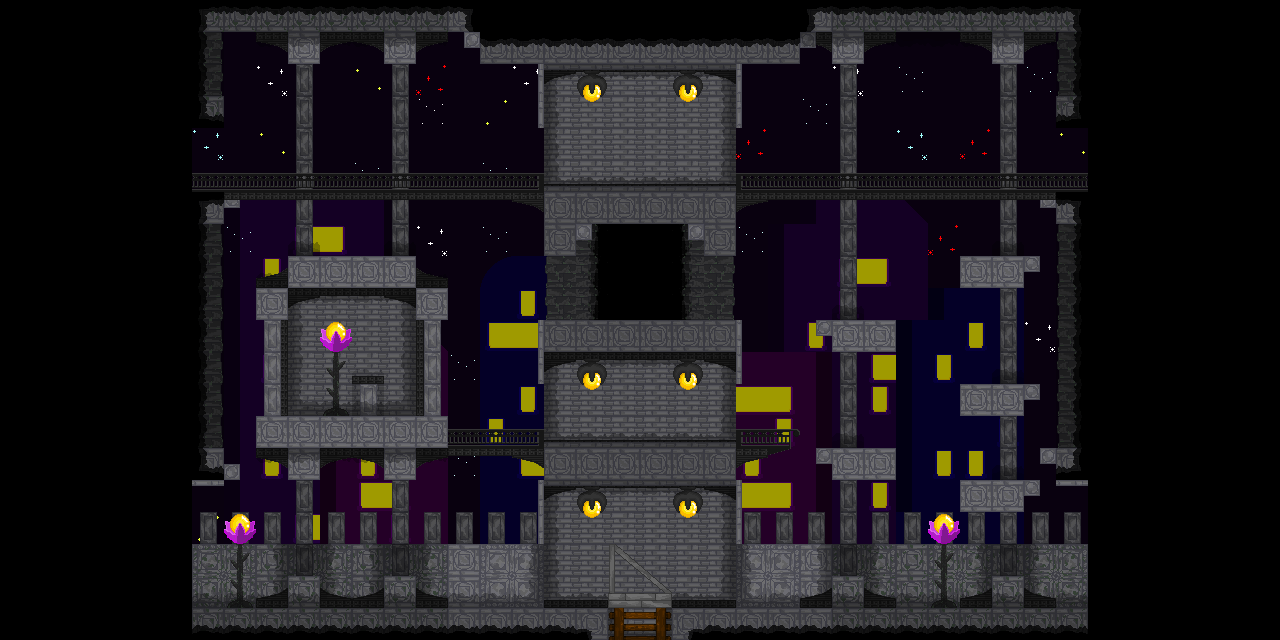

Tiled map render using the project's own tile images. Description and the map definition, with tile-layer contents summarised, below:
An orthogonal 40x20 tile map with 32x32 px tiles, 13 tile layers (Sky, Houses Back, Houses, Blacker BG, ...), 1 hidden layer not drawn, 2 tilesets and 29 objects (spawn, spawn2, spawn3).

<map version="1.2" tiledversion="1.3.5" orientation="orthogonal" renderorder="left-up" width="40" height="20" tilewidth="32" tileheight="32" infinite="0" nextlayerid="16" nextobjectid="45">
 <editorsettings>
  <export target="thirdFloorThirdRoom.json" format="json" />
 </editorsettings>
 <tileset firstgid="1" name="topCastleTilesFirstSet" tilewidth="32" tileheight="32" tilecount="100" columns="10">
  <image source="topCastleMapFirstSet.png" width="320" height="320" />
 </tileset>
 <tileset firstgid="101" name="64firstSet" tilewidth="32" tileheight="32" tilecount="16" columns="4">
  <image source="64x64.png" width="128" height="128" />
 </tileset>
 <layer id="1" name="Tile Layer 1" width="40" height="20" visible="0">
  <data>[800 cells, 12 non-empty, 1 distinct tile ids]</data>
 </layer>
 <layer id="9" name="Sky" width="40" height="20">
  <data>[800 cells, 560 non-empty, 1 distinct tile ids]</data>
 </layer>
 <layer id="12" name="Houses Back" width="40" height="20">
  <data>[800 cells, 35 non-empty, 6 distinct tile ids]</data>
 </layer>
 <layer id="11" name="Houses" width="40" height="20">
  <data>[800 cells, 151 non-empty, 18 distinct tile ids]</data>
 </layer>
 <layer id="14" name="Blacker BG" width="40" height="20" opacity="0.38">
  <data>[800 cells, 560 non-empty, 1 distinct tile ids]</data>
 </layer>
 <layer id="10" name="Stars" width="40" height="20">
  <data>[800 cells, 27 non-empty, 6 distinct tile ids]</data>
 </layer>
 <layer id="4" name="Castle Background" width="40" height="20">
  <data>[800 cells, 93 non-empty, 2 distinct tile ids]</data>
 </layer>
 <layer id="13" name="Darkener Again" width="40" height="20" opacity="0.2">
  <data>[800 cells, 2 non-empty, 2 distinct tile ids]</data>
 </layer>
 <layer id="3" name="Another Base" width="40" height="20">
  <data>[800 cells, 175 non-empty, 13 distinct tile ids]</data>
 </layer>
 <layer id="6" name="Lights" width="40" height="20" offsetx="0" offsety="7.5">
  <data>[800 cells, 6 non-empty, 1 distinct tile ids]</data>
 </layer>
 <layer id="2" name="Base" width="40" height="20">
  <data>[800 cells, 281 non-empty, 26 distinct tile ids]</data>
 </layer>
 <layer id="8" name="Depth" width="40" height="20" opacity="0.39">
  <data>[800 cells, 123 non-empty, 3 distinct tile ids]</data>
 </layer>
 <layer id="7" name="Darken Tiles" width="40" height="20" opacity="0.22">
  <data>[800 cells, 100 non-empty, 1 distinct tile ids]</data>
 </layer>
 <layer id="5" name="Dark Spots" width="40" height="20">
  <data>[800 cells, 328 non-empty, 4 distinct tile ids]</data>
 </layer>
 <objectgroup id="15" name="Object Layer 1" opacity="0">
  <object id="1" x="544.917" y="196.686" width="190.833" height="149.153">
   <properties>
    <property name="bodyType" value="static" />
    <property name="objType" value="ground" />
   </properties>
  </object>
  <object id="3" x="133.124" y="188.834" width="1006.13" height="13.333">
   <properties>
    <property name="bodyType" value="static" />
    <property name="objType" value="ground" />
   </properties>
  </object>
  <object id="4" x="670.583" y="607.333" width="419.833" height="33.333">
   <properties>
    <property name="bodyType" value="static" />
    <property name="objType" value="ground" />
   </properties>
  </object>
  <object id="5" x="192.083" y="607.333" width="419.833" height="33.333">
   <properties>
    <property name="bodyType" value="static" />
    <property name="objType" value="ground" />
   </properties>
  </object>
  <object id="6" x="258.083" y="416.667" width="189.833" height="30.6663">
   <properties>
    <property name="bodyType" value="static" />
    <property name="objType" value="ground" />
   </properties>
  </object>
  <object id="7" x="287.083" y="256" width="128.5" height="31.333">
   <properties>
    <property name="bodyType" value="static" />
    <property name="objType" value="ground" />
   </properties>
  </object>
  <object id="8" x="257.083" y="289" width="30.5" height="31.333">
   <properties>
    <property name="bodyType" value="static" />
    <property name="objType" value="ground" />
   </properties>
  </object>
  <object id="9" x="417.417" y="287" width="30.5" height="31.333">
   <properties>
    <property name="bodyType" value="static" />
    <property name="objType" value="ground" />
   </properties>
  </object>
  <object id="11" x="132.282" y="196.334" width="91.635" height="288.666">
   <properties>
    <property name="bodyType" value="static" />
    <property name="objType" value="ground" />
   </properties>
  </object>
  <object id="12" x="147.596" y="-1.66633" width="76.3814" height="129.939">
   <properties>
    <property name="bodyType" value="static" />
    <property name="objType" value="ground" />
   </properties>
  </object>
  <object id="13" x="223.386" y="-0.0528333" width="834.477" height="31.689">
   <properties>
    <property name="bodyType" value="static" />
    <property name="objType" value="ground" />
   </properties>
  </object>
  <object id="14" x="1056.72" y="-0.802833" width="33.2273" height="129.939">
   <properties>
    <property name="bodyType" value="static" />
    <property name="objType" value="ground" />
   </properties>
  </object>
  <object id="15" x="478.761" y="33.4888" width="322.477" height="31.689">
   <properties>
    <property name="bodyType" value="static" />
    <property name="objType" value="ground" />
   </properties>
  </object>
  <object id="22" x="544.583" y="452.321" width="191.833" height="33.8457">
   <properties>
    <property name="bodyType" value="static" />
    <property name="objType" value="ground" />
   </properties>
  </object>
  <object id="23" x="449.583" y="443.187" width="342.469" height="11.2305">
   <properties>
    <property name="bodyType" value="static" />
    <property name="objType" value="ground" />
   </properties>
  </object>
  <object id="25" x="831.708" y="448.334" width="63.958" height="31.708">
   <properties>
    <property name="bodyType" value="static" />
    <property name="objType" value="ground" />
   </properties>
  </object>
  <object id="26" x="961.083" y="480.833" width="62.833" height="30.333">
   <properties>
    <property name="bodyType" value="static" />
    <property name="objType" value="ground" />
   </properties>
  </object>
  <object id="27" x="960.208" y="384.334" width="64.208" height="31.583">
   <properties>
    <property name="bodyType" value="static" />
    <property name="objType" value="ground" />
   </properties>
  </object>
  <object id="28" x="832.583" y="320.084" width="62.833" height="31.833">
   <properties>
    <property name="bodyType" value="static" />
    <property name="objType" value="ground" />
   </properties>
  </object>
  </objectgroup>
</map>
<!-- 10 of 29 objects omitted -->
